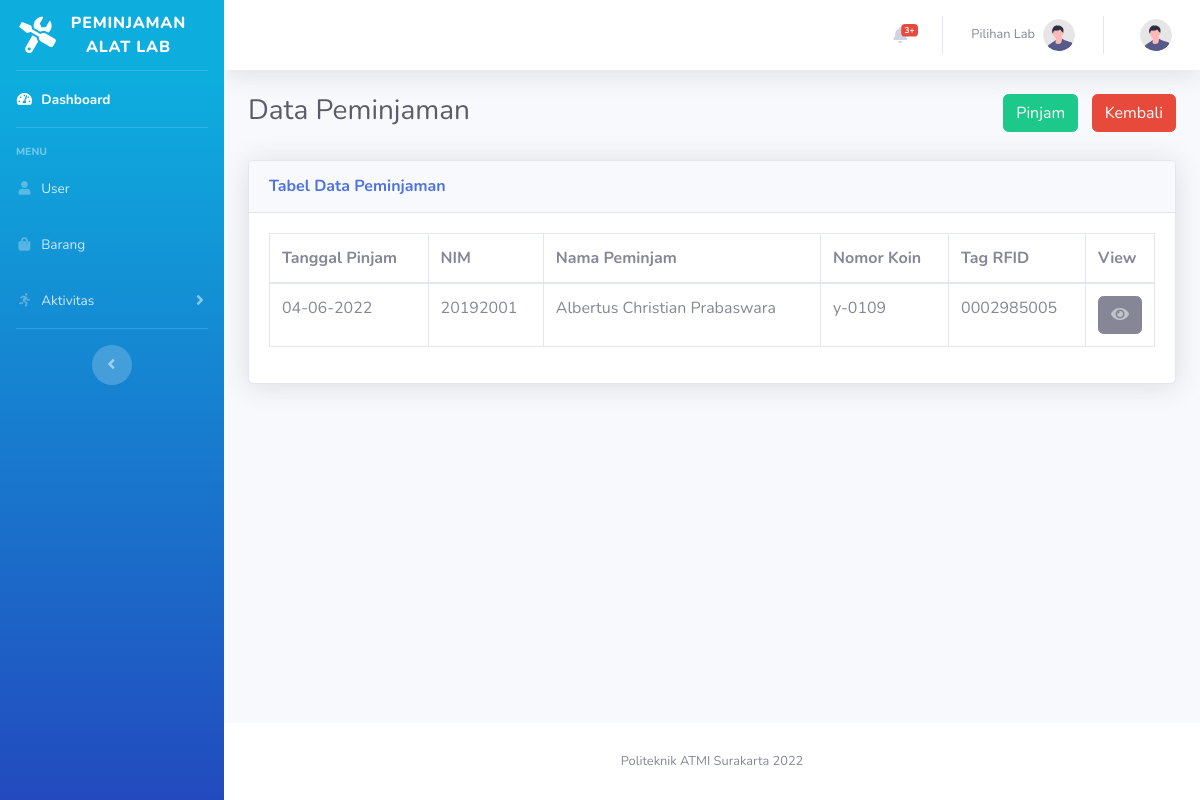
The page /public/peminjaman (signed in) on the database as committed earlier.
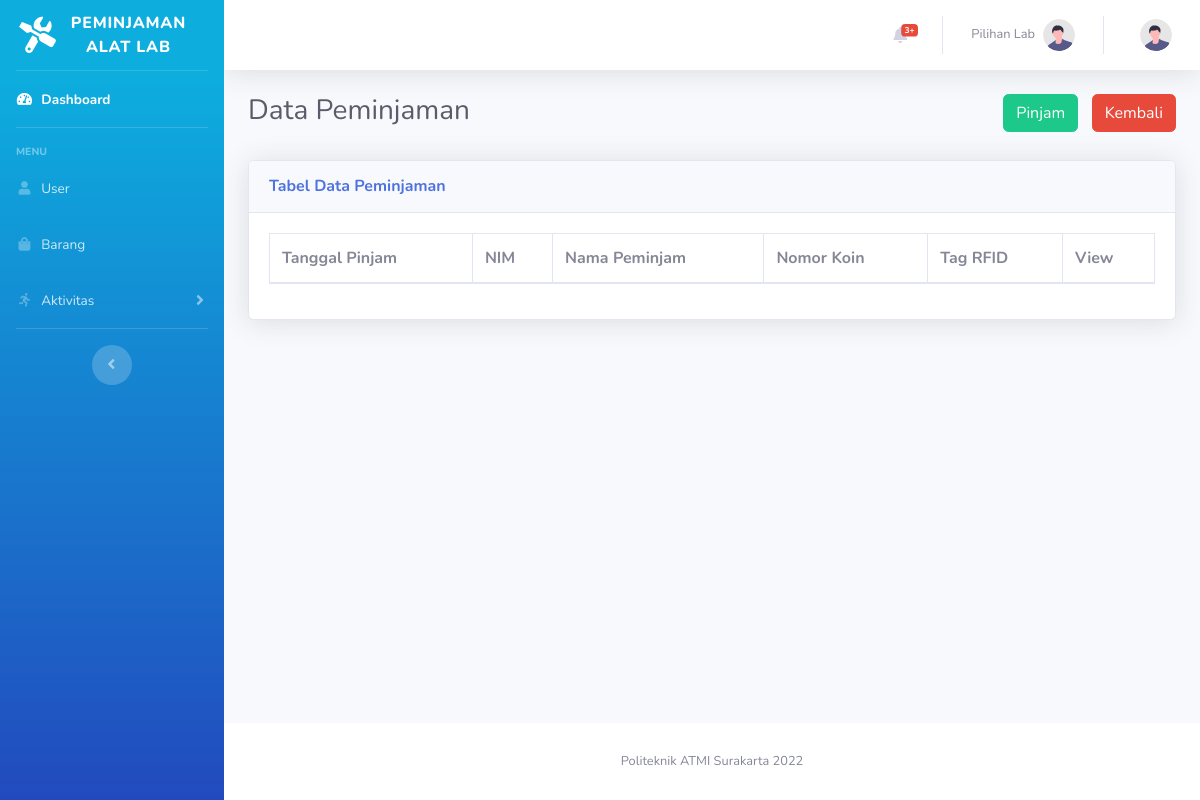
The same page on the database as committed later.
### tables this page shows
CREATE TABLE `pinjam` (
  `Pinjam_id` int(100) NOT NULL,
  `Pinjam_user_tag` varchar(100) NOT NULL,
  `Pinjam_barang_id` int(100) NOT NULL,
  `Pinjam_jumlah` int(11) NOT NULL,
  `Pinjam_tgl` date NOT NULL DEFAULT current_timestamp(),
  `Pinjam_tgl_kembaliplan1` date DEFAULT NULL,
  `Pinjam_tgl_kembaliplan2` date DEFAULT NULL,
  `Pinjam_tgl_kembaliplan3` date DEFAULT NULL,
  `Pinjam_tgl_kembalireal` date DEFAULT NULL,
  `Pinjam_foto` blob NOT NULL,
  `Pinjam_foto_kembali` blob NOT NULL
);

CREATE TABLE `user` (
  `User_id` int(100) NOT NULL,
  `User_nama` varchar(100) NOT NULL,
  `User_prodi` text NOT NULL,
  `User_email` varchar(100) NOT NULL,
  `User_pin` varchar(10) NOT NULL,
  `User_tag` varchar(20) NOT NULL,
  `User_koin` int(10) NOT NULL,
  `User_foto` varchar(100) NOT NULL,
  `User_nokoin` varchar(100) NOT NULL,
  `User_level_id` int(11) NOT NULL,
  `User_lab_id` int(11) NOT NULL
);

### app/core/Controller.php (called while the page is built, shortened)
<?php
class Controller {
    public function view($view, $data = [])
    {
        require_once '../app/views/' . $view . '.php';
    }
}

### app/controllers/Peminjaman.php (called while the page is built)
<?php
class Peminjaman extends Controller{
    public function index()
    {
        $data['judul'] = 'Peminjaman';
        $this->view('webadmin/peminjaman/index',$data);
    }
}

### app/core/App.php (called while the page is built, shortened)
<?php
class App {
    protected $method = 'index';
    protected $params = [];
    public function __construct()
    {
        $this->controller = new $this->controller;
        call_user_func_array([$this->controller, $this->method], $this->params);
    }
}

### public/index.php (called while the page is built, shortened)
<?php
$app = new App;

### app/views/webadmin/peminjaman/index.php (the view, shortened to what the changed rows need)
<?php
	require_once __DIR__.('/../../function.php');
?>
<!DOCTYPE html>
<html lang="en">
<head>
    <link href="<?= BASEURL; ?>/plugins/datetimepicker/jquery.datetimepicker.min.css" rel="stylesheet" />
    <link href="<?= BASEURL; ?>/vendor/fontawesome-free/css/all.css" rel="stylesheet" type="text/css">
    <link href="<?= BASEURL; ?>/css/sb-admin-2.css" rel="stylesheet">
    <link href="<?= BASEURL; ?>/vendor/datatables/dataTables.bootstrap4.css" rel="stylesheet">
    <link rel="stylesheet" type="text/css"
        href="<?= BASEURL; ?>/plugins/DataTables/DataTables-1.11.5/css/dataTables.bootstrap4.css">
</head>
<body id="page-top">
    <div id="wrapper">
        <div id="content-wrapper" class="d-flex flex-column">
            <div id="content">
                <div class="container-fluid">
                    <br>
                    <div class="card shadow mb-4">
                        <div class="card-body">
                            <div class="table-responsive">
                                <table id="dataTable" class="table table-bordered" width="100%" cellspacing="0">
                                    <thead>
                                        <tr>
                                            <th>Tanggal Pinjam</th>
                                            <th>NIM</th>
                                            <th>Nama Peminjam</th>
                                            <th>Nomor Koin</th>
                                            <th>Tag RFID</th>
                                            <th>View</th>
                                        </tr>
                                    </thead>
                                    <tbody>
                                        <tr>
                                            <?php
                                            $ambildatapinjam = mysqli_query($conn, "SELECT * FROM pinjam
                                            JOIN user ON pinjam.Pinjam_user_tag=user.User_tag
                                            ORDER BY Pinjam_tgl DESC, Pinjam_user_tag ASC;");
                                            $NamaPeminjam = "";
                                            $TglPinjam = "";
                                            while ($data = mysqli_fetch_array($ambildatapinjam)) {
                                                $TglPinjam1 = $data['Pinjam_tgl'];
                                                $NIM = $data['User_id'];
                                                $tagRFID = $data['User_tag'];
                                                $NamaPeminjam1 = $data['User_nama'];
                                                $NomorKoin = $data['User_nokoin'];
                                                $IDpeminjam = $data['Pinjam_user_tag'];
                                                if ($NamaPeminjam === $NamaPeminjam1 and $TglPinjam === $TglPinjam1)
                                                    continue;
                                                else {
                                                    $NamaPeminjam = $NamaPeminjam1;
                                                    $TglPinjam = $TglPinjam1;
                                                }
                                                $TglPinjam = date("d-m-Y", strtotime($TglPinjam));
                                            ?>
                                            <td><?= $TglPinjam; ?></td>
                                            <td><?= $NIM; ?></td>
                                            <td><?= $NamaPeminjam; ?></td>
                                            <td><?= $NomorKoin; ?></td>
                                            <td><?= $tagRFID; ?></td>
                                            <td width="5%">
                                                <span>
                                                    <button type="button" class="btn btn-secondary" data-toggle="modal"
                                                        data-target="#view<?= $IDpeminjam; ?><?= $TglPinjam; ?>">
                                                        <span class="icon text-white-50">
                                                            <i class="fas fa-eye"></i>
                                                        </span>
                                                    </button>
                                                </span>
                                                                                            <?php
                                                                                                $TglPinjam = date("Y-m-d", strtotime($TglPinjam));
                                                                                                ?>
                                            </td>
                                        </tr>
                                        <?php
                                            }
                                    ?>
                                    </tbody>
                                </table>
                            </div>
                        </div>
                    </div>
                </div>
            </div>
        </div>
    </div>
</body>
</html>

Rows that differ between the two databases and show on the page:
removed pinjam: Pinjam_tgl "04-06-2022", user.User_id "20192001", user.User_nama "Albertus Christian Prabaswara", user.User_nokoin "y-0109", user.User_tag "0002985005"
